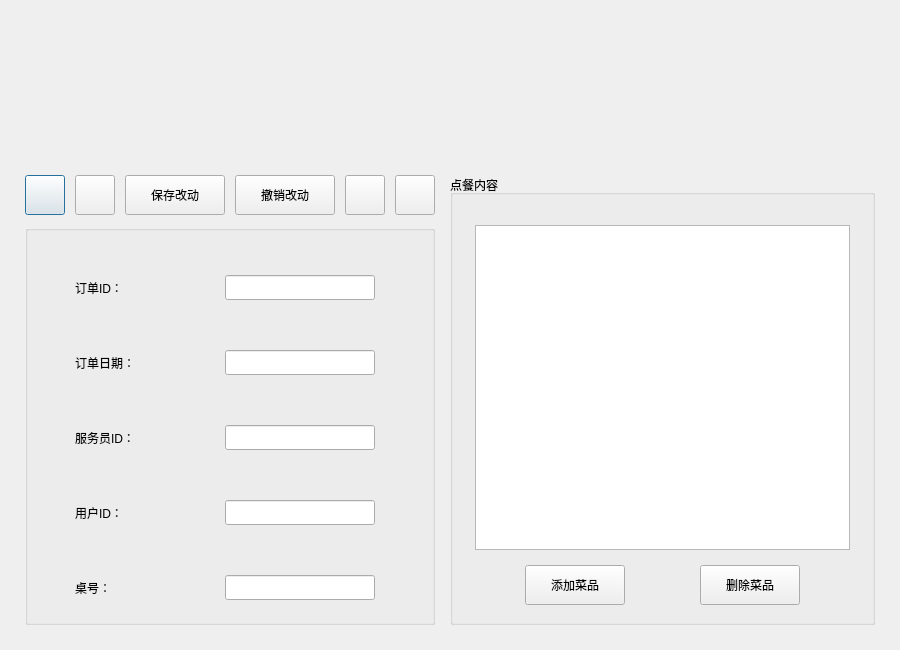
<?xml version="1.0" encoding="UTF-8"?>
<ui version="4.0">
 <class>OrderSupervise</class>
 <widget class="QDialog" name="OrderSupervise">
  <property name="geometry">
   <rect>
    <x>0</x>
    <y>0</y>
    <width>900</width>
    <height>650</height>
   </rect>
  </property>
  <property name="minimumSize">
   <size>
    <width>900</width>
    <height>650</height>
   </size>
  </property>
  <property name="maximumSize">
   <size>
    <width>900</width>
    <height>650</height>
   </size>
  </property>
  <property name="windowTitle">
   <string>订单管理</string>
  </property>
  <widget class="QPushButton" name="btnBack">
   <property name="geometry">
    <rect>
     <x>25</x>
     <y>175</y>
     <width>40</width>
     <height>40</height>
    </rect>
   </property>
   <property name="text">
    <string/>
   </property>
   <property name="icon">
    <iconset>
     <normaloff>Resources/back.png</normaloff>Resources/back.png</iconset>
   </property>
   <property name="iconSize">
    <size>
     <width>25</width>
     <height>25</height>
    </size>
   </property>
  </widget>
  <widget class="QPushButton" name="btnNext">
   <property name="geometry">
    <rect>
     <x>395</x>
     <y>175</y>
     <width>40</width>
     <height>40</height>
    </rect>
   </property>
   <property name="text">
    <string/>
   </property>
   <property name="icon">
    <iconset>
     <normaloff>Resources/next.png</normaloff>Resources/next.png</iconset>
   </property>
   <property name="iconSize">
    <size>
     <width>25</width>
     <height>25</height>
    </size>
   </property>
  </widget>
  <widget class="QGroupBox" name="gbContent">
   <property name="geometry">
    <rect>
     <x>450</x>
     <y>175</y>
     <width>425</width>
     <height>450</height>
    </rect>
   </property>
   <property name="title">
    <string>点餐内容</string>
   </property>
   <widget class="QTableView" name="tbFood">
    <property name="geometry">
     <rect>
      <x>25</x>
      <y>50</y>
      <width>375</width>
      <height>325</height>
     </rect>
    </property>
    <property name="selectionMode">
     <enum>QAbstractItemView::SingleSelection</enum>
    </property>
    <property name="selectionBehavior">
     <enum>QAbstractItemView::SelectRows</enum>
    </property>
   </widget>
   <widget class="QPushButton" name="btnNLine">
    <property name="geometry">
     <rect>
      <x>75</x>
      <y>390</y>
      <width>100</width>
      <height>40</height>
     </rect>
    </property>
    <property name="text">
     <string>添加菜品</string>
    </property>
   </widget>
   <widget class="QPushButton" name="btnDLine">
    <property name="geometry">
     <rect>
      <x>250</x>
      <y>390</y>
      <width>100</width>
      <height>40</height>
     </rect>
    </property>
    <property name="text">
     <string>删除菜品</string>
    </property>
   </widget>
  </widget>
  <widget class="QGroupBox" name="gbProperty">
   <property name="geometry">
    <rect>
     <x>25</x>
     <y>225</y>
     <width>410</width>
     <height>400</height>
    </rect>
   </property>
   <property name="title">
    <string/>
   </property>
   <widget class="QLineEdit" name="leID">
    <property name="geometry">
     <rect>
      <x>200</x>
      <y>50</y>
      <width>150</width>
      <height>25</height>
     </rect>
    </property>
   </widget>
   <widget class="QLineEdit" name="leName">
    <property name="geometry">
     <rect>
      <x>200</x>
      <y>125</y>
      <width>150</width>
      <height>25</height>
     </rect>
    </property>
   </widget>
   <widget class="QLineEdit" name="leWaiter">
    <property name="geometry">
     <rect>
      <x>200</x>
      <y>200</y>
      <width>150</width>
      <height>25</height>
     </rect>
    </property>
   </widget>
   <widget class="QLineEdit" name="leCustomer">
    <property name="geometry">
     <rect>
      <x>200</x>
      <y>275</y>
      <width>150</width>
      <height>25</height>
     </rect>
    </property>
    <property name="inputMask">
     <string/>
    </property>
    <property name="text">
     <string/>
    </property>
   </widget>
   <widget class="QLabel" name="lblID">
    <property name="geometry">
     <rect>
      <x>50</x>
      <y>50</y>
      <width>125</width>
      <height>25</height>
     </rect>
    </property>
    <property name="text">
     <string>订单ID：</string>
    </property>
   </widget>
   <widget class="QLabel" name="lblName">
    <property name="geometry">
     <rect>
      <x>50</x>
      <y>125</y>
      <width>125</width>
      <height>25</height>
     </rect>
    </property>
    <property name="text">
     <string>订单日期：</string>
    </property>
   </widget>
   <widget class="QLabel" name="lblWaiterID">
    <property name="geometry">
     <rect>
      <x>50</x>
      <y>200</y>
      <width>125</width>
      <height>25</height>
     </rect>
    </property>
    <property name="text">
     <string>服务员ID：</string>
    </property>
   </widget>
   <widget class="QLabel" name="lblCustomer">
    <property name="geometry">
     <rect>
      <x>50</x>
      <y>275</y>
      <width>125</width>
      <height>25</height>
     </rect>
    </property>
    <property name="text">
     <string>用户ID：</string>
    </property>
   </widget>
   <widget class="QLabel" name="lblTableNO">
    <property name="geometry">
     <rect>
      <x>50</x>
      <y>350</y>
      <width>125</width>
      <height>25</height>
     </rect>
    </property>
    <property name="text">
     <string>桌号：</string>
    </property>
   </widget>
   <widget class="QLineEdit" name="leTableNO">
    <property name="geometry">
     <rect>
      <x>200</x>
      <y>350</y>
      <width>150</width>
      <height>25</height>
     </rect>
    </property>
   </widget>
  </widget>
  <widget class="QPushButton" name="btnSave">
   <property name="geometry">
    <rect>
     <x>125</x>
     <y>175</y>
     <width>100</width>
     <height>40</height>
    </rect>
   </property>
   <property name="text">
    <string>保存改动</string>
   </property>
  </widget>
  <widget class="QPushButton" name="btnUndo">
   <property name="geometry">
    <rect>
     <x>235</x>
     <y>175</y>
     <width>100</width>
     <height>40</height>
    </rect>
   </property>
   <property name="text">
    <string>撤销改动</string>
   </property>
  </widget>
  <widget class="QPushButton" name="btnAdd">
   <property name="geometry">
    <rect>
     <x>75</x>
     <y>175</y>
     <width>40</width>
     <height>40</height>
    </rect>
   </property>
   <property name="text">
    <string/>
   </property>
   <property name="icon">
    <iconset>
     <normaloff>Resources/add.png</normaloff>Resources/add.png</iconset>
   </property>
   <property name="iconSize">
    <size>
     <width>25</width>
     <height>25</height>
    </size>
   </property>
  </widget>
  <widget class="QPushButton" name="btnDel">
   <property name="geometry">
    <rect>
     <x>345</x>
     <y>175</y>
     <width>40</width>
     <height>40</height>
    </rect>
   </property>
   <property name="text">
    <string/>
   </property>
   <property name="icon">
    <iconset>
     <normaloff>Resources/subtract.png</normaloff>Resources/subtract.png</iconset>
   </property>
   <property name="iconSize">
    <size>
     <width>25</width>
     <height>25</height>
    </size>
   </property>
  </widget>
  <widget class="QLabel" name="lblOrdSVBGN">
   <property name="geometry">
    <rect>
     <x>0</x>
     <y>0</y>
     <width>900</width>
     <height>650</height>
    </rect>
   </property>
   <property name="text">
    <string/>
   </property>
  </widget>
  <zorder>lblOrdSVBGN</zorder>
  <zorder>btnBack</zorder>
  <zorder>btnNext</zorder>
  <zorder>gbContent</zorder>
  <zorder>gbProperty</zorder>
  <zorder>btnSave</zorder>
  <zorder>btnUndo</zorder>
  <zorder>btnAdd</zorder>
  <zorder>btnDel</zorder>
 </widget>
 <layoutdefault spacing="6" margin="11"/>
 <resources/>
 <connections>
  <connection>
   <sender>leID</sender>
   <signal>textEdited(QString)</signal>
   <receiver>OrderSupervise</receiver>
   <slot>OnDelta()</slot>
   <hints>
    <hint type="sourcelabel">
     <x>346</x>
     <y>165</y>
    </hint>
    <hint type="destinationlabel">
     <x>439</x>
     <y>113</y>
    </hint>
   </hints>
  </connection>
  <connection>
   <sender>leName</sender>
   <signal>textEdited(QString)</signal>
   <receiver>OrderSupervise</receiver>
   <slot>OnDelta()</slot>
   <hints>
    <hint type="sourcelabel">
     <x>340</x>
     <y>241</y>
    </hint>
    <hint type="destinationlabel">
     <x>448</x>
     <y>261</y>
    </hint>
   </hints>
  </connection>
  <connection>
   <sender>leWaiter</sender>
   <signal>textEdited(QString)</signal>
   <receiver>OrderSupervise</receiver>
   <slot>OnDelta()</slot>
   <hints>
    <hint type="sourcelabel">
     <x>358</x>
     <y>321</y>
    </hint>
    <hint type="destinationlabel">
     <x>442</x>
     <y>336</y>
    </hint>
   </hints>
  </connection>
  <connection>
   <sender>leCustomer</sender>
   <signal>textEdited(QString)</signal>
   <receiver>OrderSupervise</receiver>
   <slot>OnDelta()</slot>
   <hints>
    <hint type="sourcelabel">
     <x>360</x>
     <y>386</y>
    </hint>
    <hint type="destinationlabel">
     <x>441</x>
     <y>434</y>
    </hint>
   </hints>
  </connection>
  <connection>
   <sender>tbFood</sender>
   <signal>clicked(QModelIndex)</signal>
   <receiver>OrderSupervise</receiver>
   <slot>OnSelected(QModelIndex)</slot>
   <hints>
    <hint type="sourcelabel">
     <x>556</x>
     <y>77</y>
    </hint>
    <hint type="destinationlabel">
     <x>566</x>
     <y>19</y>
    </hint>
   </hints>
  </connection>
  <connection>
   <sender>btnNLine</sender>
   <signal>clicked()</signal>
   <receiver>OrderSupervise</receiver>
   <slot>NewLine()</slot>
   <hints>
    <hint type="sourcelabel">
     <x>534</x>
     <y>430</y>
    </hint>
    <hint type="destinationlabel">
     <x>608</x>
     <y>484</y>
    </hint>
   </hints>
  </connection>
  <connection>
   <sender>btnDLine</sender>
   <signal>clicked()</signal>
   <receiver>OrderSupervise</receiver>
   <slot>DelLine()</slot>
   <hints>
    <hint type="sourcelabel">
     <x>782</x>
     <y>433</y>
    </hint>
    <hint type="destinationlabel">
     <x>817</x>
     <y>484</y>
    </hint>
   </hints>
  </connection>
  <connection>
   <sender>btnAdd</sender>
   <signal>clicked()</signal>
   <receiver>OrderSupervise</receiver>
   <slot>OnAddClick()</slot>
   <hints>
    <hint type="sourcelabel">
     <x>369</x>
     <y>43</y>
    </hint>
    <hint type="destinationlabel">
     <x>386</x>
     <y>5</y>
    </hint>
   </hints>
  </connection>
  <connection>
   <sender>btnDel</sender>
   <signal>clicked()</signal>
   <receiver>OrderSupervise</receiver>
   <slot>OnDelClick()</slot>
   <hints>
    <hint type="sourcelabel">
     <x>432</x>
     <y>45</y>
    </hint>
    <hint type="destinationlabel">
     <x>501</x>
     <y>9</y>
    </hint>
   </hints>
  </connection>
  <connection>
   <sender>btnBack</sender>
   <signal>clicked()</signal>
   <receiver>OrderSupervise</receiver>
   <slot>BackOne()</slot>
   <hints>
    <hint type="sourcelabel">
     <x>35</x>
     <y>42</y>
    </hint>
    <hint type="destinationlabel">
     <x>53</x>
     <y>7</y>
    </hint>
   </hints>
  </connection>
  <connection>
   <sender>btnNext</sender>
   <signal>clicked()</signal>
   <receiver>OrderSupervise</receiver>
   <slot>NextOne()</slot>
   <hints>
    <hint type="sourcelabel">
     <x>102</x>
     <y>35</y>
    </hint>
    <hint type="destinationlabel">
     <x>138</x>
     <y>7</y>
    </hint>
   </hints>
  </connection>
  <connection>
   <sender>btnSave</sender>
   <signal>clicked()</signal>
   <receiver>OrderSupervise</receiver>
   <slot>OnSaveClick()</slot>
   <hints>
    <hint type="sourcelabel">
     <x>183</x>
     <y>42</y>
    </hint>
    <hint type="destinationlabel">
     <x>246</x>
     <y>22</y>
    </hint>
   </hints>
  </connection>
  <connection>
   <sender>btnUndo</sender>
   <signal>clicked()</signal>
   <receiver>OrderSupervise</receiver>
   <slot>OnUndoClick()</slot>
   <hints>
    <hint type="sourcelabel">
     <x>244</x>
     <y>35</y>
    </hint>
    <hint type="destinationlabel">
     <x>283</x>
     <y>4</y>
    </hint>
   </hints>
  </connection>
  <connection>
   <sender>leTableNO</sender>
   <signal>textEdited(QString)</signal>
   <receiver>OrderSupervise</receiver>
   <slot>OnDelta()</slot>
   <hints>
    <hint type="sourcelabel">
     <x>310</x>
     <y>446</y>
    </hint>
    <hint type="destinationlabel">
     <x>302</x>
     <y>494</y>
    </hint>
   </hints>
  </connection>
 </connections>
 <slots>
  <slot>OnDelta()</slot>
  <slot>OnSelected(QModelIndex)</slot>
  <slot>NewLine()</slot>
  <slot>DelLine()</slot>
  <slot>OnAddClick()</slot>
  <slot>OnDelClick()</slot>
  <slot>BackOne()</slot>
  <slot>NextOne()</slot>
  <slot>OnSaveClick()</slot>
  <slot>OnUndoClick()</slot>
 </slots>
</ui>
